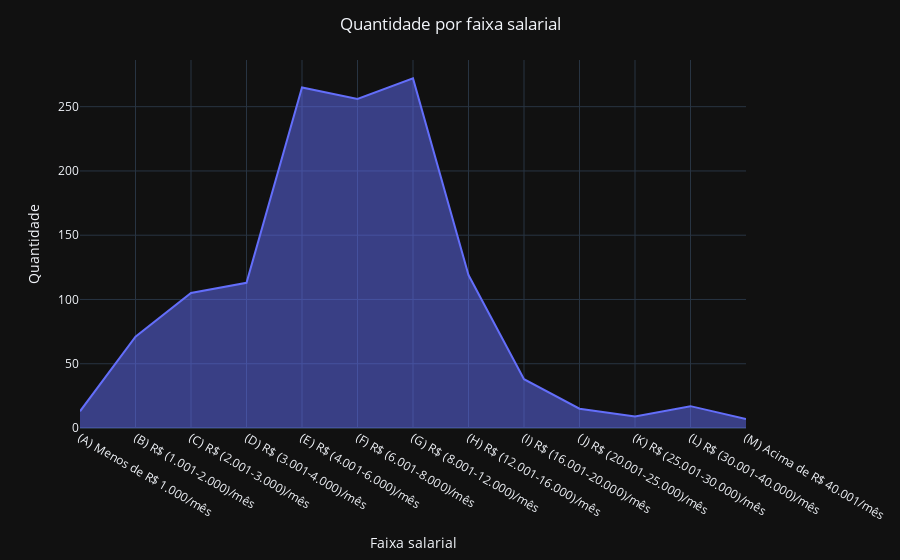

Here is the notebook cell this chart was saved with:
### Code cell
# Plota área da quantidade por faixa salarial
plotar_area(df_cargo_salario_quantidade, eixo_x='Faixa salarial', eixo_y='Quantidade', titulo = 'Quantidade por faixa salarial', categorias=None)

### Figure 1 — Plotly figure (JSON) as saved in the notebook; plotly's stock layout.template omitted (floating-point values rounded to 4 significant figures)
{"data": [{"customdata": [["1.0%"], ["5.46%"], ["8.08%"], ["8.69%"], ["20.38%"], ["19.69%"], ["20.92%"], ["9.15%"], ["2.92%"], ["1.15%"], ["0.69%"], ["1.31%"], ["0.54%"]], "fillpattern": {"shape": ""}, "hovertemplate": "Faixa salarial=%{x}<br>Quantidade=%{y}<br>Porcentagem=%{customdata[0]}<extra></extra>", "legendgroup": "", "line": {"color": "#636efa"}, "marker": {"symbol": "circle"}, "mode": "lines", "name": "", "orientation": "v", "showlegend": false, "stackgroup": "1", "x": ["(A) Menos de R$ 1.000/mês", "(B) R$ (1.001-2.000)/mês", "(C) R$ (2.001-3.000)/mês", "(D) R$ (3.001-4.000)/mês", "(E) R$ (4.001-6.000)/mês", "(F) R$ (6.001-8.000)/mês", "(G) R$ (8.001-12.000)/mês", "(H) R$ (12.001-16.000)/mês", "(I) R$ (16.001-20.000)/mês", "(J) R$ (20.001-25.000)/mês", "(K) R$ (25.001-30.000)/mês", "(L) R$ (30.001-40.000)/mês", "(M) Acima de R$ 40.001/mês"], "xaxis": "x", "y": [13, 71, 105, 113, 265, 256, 272, 119, 38, 15, 9, 17, 7], "yaxis": "y", "type": "scatter"}], "layout": {"legend": {"tracegroupgap": 0, "x": 0.99, "xanchor": "right", "y": 0.99, "yanchor": "top"}, "margin": {"t": 60}, "title": {"text": "Quantidade por faixa salarial", "x": 0.5}, "xaxis": {"anchor": "y", "domain": [0.0, 1.0], "title": {"text": "Faixa salarial"}}, "yaxis": {"anchor": "x", "domain": [0.0, 1.0], "title": {"text": "Quantidade"}}}}
